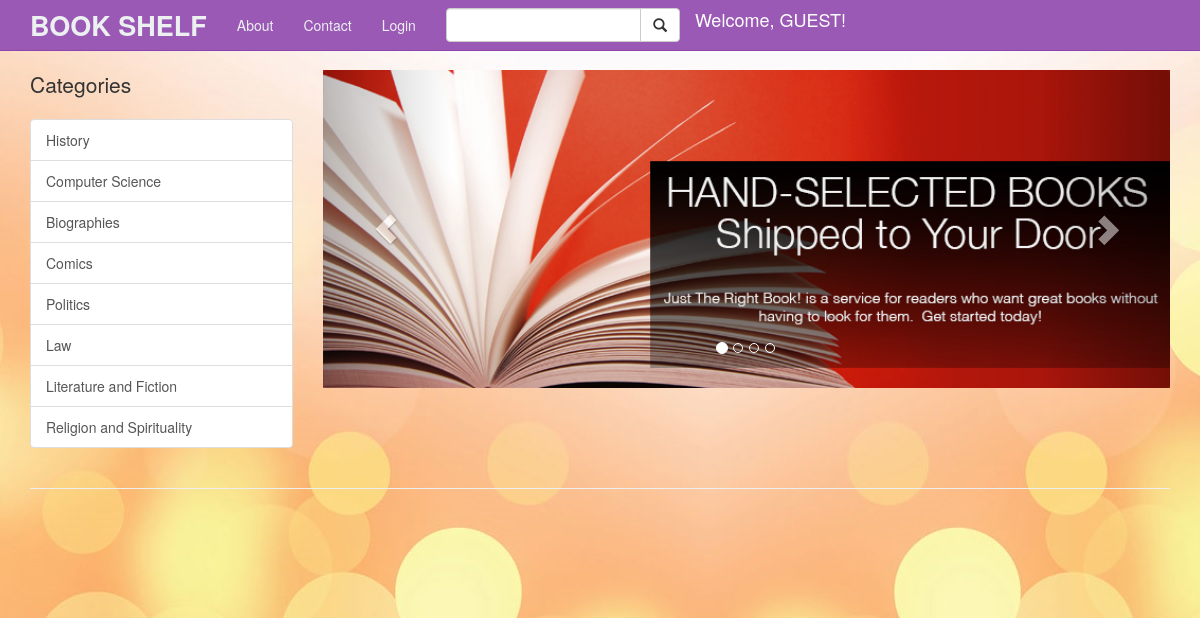
Before: / with the older database file.
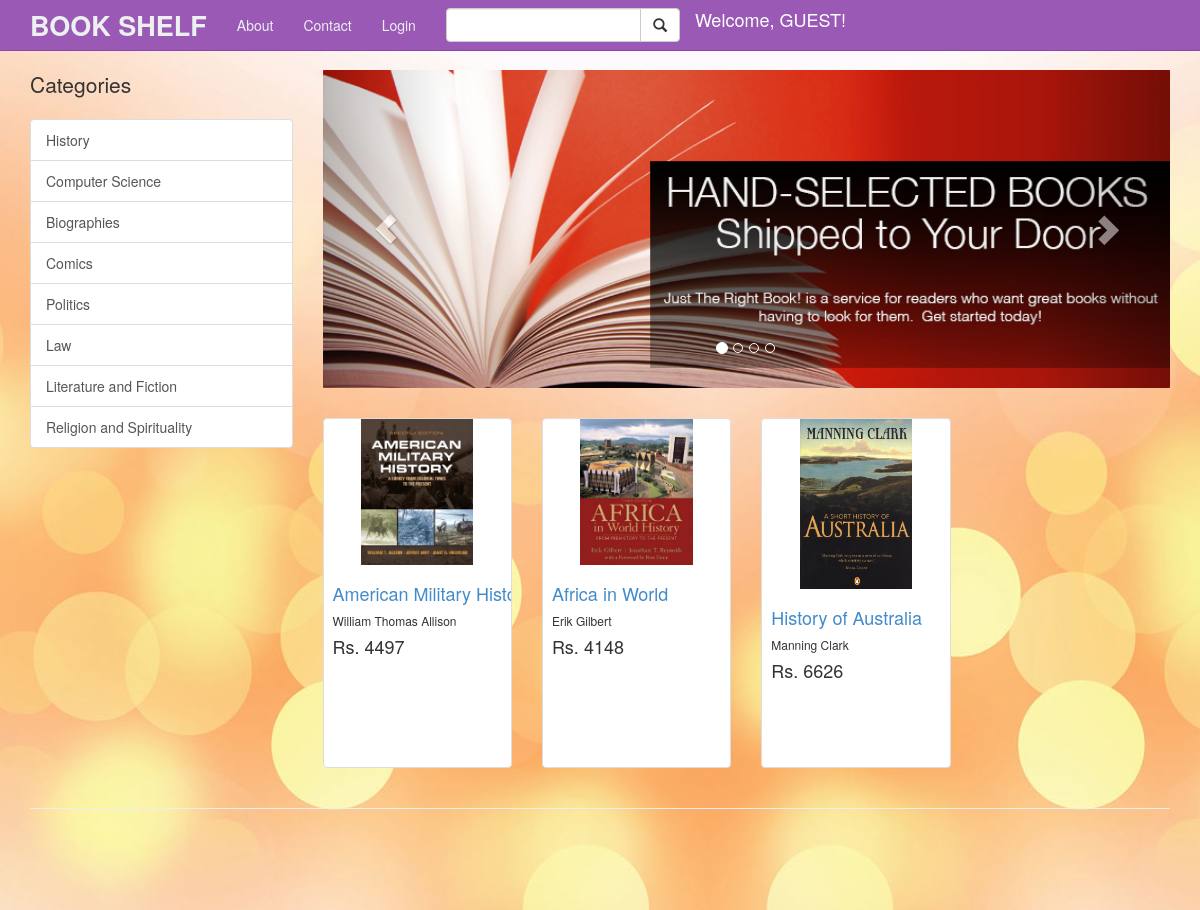
After: the same page with the newer database file.
### tables this page shows
CREATE TABLE IF NOT EXISTS `books` (
  `bookid` int(50) NOT NULL AUTO_INCREMENT,
  `book_name` varchar(100) NOT NULL,
  `author_name` varchar(100) NOT NULL,
  `price` double NOT NULL,
  `upvote` int(50) NOT NULL,
  `aboutbook` varchar(5000) NOT NULL,
  `aboutauthor` varchar(5000) NOT NULL,
  `catid` int(50) NOT NULL,
  `image` varchar(50) NOT NULL,
  `isbn` varchar(50) NOT NULL,
  `pages` int(50) NOT NULL,
  PRIMARY KEY (`bookid`)
);

### indexbody.php (the view, shortened to what this page needs)
<div class="container">
    <?php
    include("sidebar.php");
    ?>
        <div class="col-md-9">
            <div class="row carousel-holder">
                <div class="col-md-12">
                    <div id="carousel-example-generic" class="carousel slide" data-ride="carousel">
                        <ol class="carousel-indicators">
                            <li data-target="#carousel-example-generic" data-slide-to="0" class="active"></li>
                            <li data-target="#carousel-example-generic" data-slide-to="1"></li>
                            <li data-target="#carousel-example-generic" data-slide-to="2"></li>
                            <li data-target="#carousel-example-generic" data-slide-to="3"></li>
                        </ol>
                        <div class="carousel-inner">
                            <div class="item active">
                                <img class="slide-image" src="images/carousel1.jpg" alt="">
                            </div>
                        </div>
                        <a class="left carousel-control" href="#carousel-example-generic" data-slide="prev">
                            <span class="glyphicon glyphicon-chevron-left"></span>
                        </a>
                        <a class="right carousel-control" href="#carousel-example-generic" data-slide="next">
                            <span class="glyphicon glyphicon-chevron-right"></span>
                        </a>
                    </div>
                </div>
            </div>
                <?php
                     $catid=1;
                     while($catid<=4){
                      echo "<div class='row'>";
                     $query=mysql_query("select * from books where catid=$catid");
                     if($query)
                     {
                        $count=0;
                        while(($res=mysql_fetch_array($query))&&$count<4)
                        {
                            $bookid=$res['bookid'];
                            $bookname=$res['book_name'];
                            $image=$res['image'];
                            $author=$res['author_name'];
                            $price=$res['price'];
                            echo "<div class='col-sm-3 col-lg-3 col-md-3 bookthumbnail'>";
                            echo "<div class='thumbnail'>";
                            echo "<a href='books.php?bookid=$bookid'><img src='$image'></img></a>";
                            echo "<div class='caption'>";
                            echo "<h4><a href='books.php?bookid=$bookid'>$bookname</a></h4>";
                            echo "<h6>$author</h6>";
                            echo "<h4 class='pull-Down'>Rs. $price</h4>";
                            echo "</div>";
                            echo "</div>";
                            echo "</div>";
                            $count=$count+1;
                        }
                        echo "</div>";
                     }
                     else
                        echo "Not found";
                    $catid=$catid+1;
                }
                    ?>
            </div>
            <?php
            include("logintemplate.php");
            ?>
            </div>

### index.php (shortened to what this page needs)
<!DOCTYPE html>
<html lang="en">
<head>
    <link href="css/bootstrap.min.css" rel="stylesheet">
    <link href="css/shop-homepage.css" rel="stylesheet">
</head>
<body>
<?php
include('header.php');
include('indexbody.php');
include('footer.php');
?>
</body>
</html>

### header.php (shortened to what this page needs)
    <nav class="navbar navbar-default navbar-fixed-top" role="navigation">
        <div class="container">
            <div class="navbar-header">
                <a class="navbar-brand" href="index.php" id="title"><b>BOOK SHELF</b></a>
            </div>
            <div class="collapse navbar-collapse" id="bs-example-navbar-collapse-1">
                <ul class="nav navbar-nav">
                    <li>
                        <a href="#">About</a>
                    </li>
                    <li>
                        <a href="#">Contact</a>
                    </li>
                    <li>
                        <?php
                        if(isset($_SESSION['user'])){
                            ?>
                        <a href="logout.php">Logout</a>
                        <?php
                    }
                        else{
                            ?>
                            <a href="" data-toggle="modal" data-target="#myModal">Login</a>
                            <?php
                        }?>
                    </li>
                <li>
                <form class="navbar-form navbar-left" role="search" name="form1" action="search.php" method="post">
 <div class="input-group">
  <input type="text" class="form-control" name="search">
 <span class="input-group-btn">
        <button class="btn btn-default" type="submit"><span class="glyphicon glyphicon-search"></button>
      </span>
</form>
</li>
            <li>
            <h4 style="color:white">Welcome,
                <?php
                if(isset($_SESSION['user']))
                    echo $_SESSION['user'];
                else
                    echo "GUEST!";
            ?>
        </h4>
    </li>
    </ul>
        </div>
    </nav>

### sidebar.php
<div class="row">
            <div class="col-md-3">
                <p class="lead">Categories</p>
                <div class="list-group">
                    <a href="category.php?catid='1'" class="list-group-item">History</a>
                    <a href="category.php?catid='2'" class="list-group-item">Computer Science</a>
                    <a href="category.php?catid='3'" class="list-group-item">Biographies</a>
                    <a href="category.php?catid='4'" class="list-group-item">Comics</a>
                    <a href="category.php?catid='5'" class="list-group-item">Politics</a>
                    <a href="category.php?catid='6'" class="list-group-item">Law</a>
                    <a href="category.php?catid='7'" class="list-group-item">Literature and Fiction</a>
                    <a href="category.php?catid='8'" class="list-group-item">Religion and Spirituality</a>
                </div>
            </div>

### logintemplate.php (shortened to what this page needs)
</div>

### footer.php
<div class="container">
        <hr>
        <footer>
            <div class="row">
                <div class="col-lg-12">
                </div>
            </div>
        </footer>
    </div>

### css/shop-homepage.css (style rules this page uses)
body { padding-top: 70px; }
.slide-image { width: 100%; }
.carousel-holder { margin-bottom: 30px; }
.carousel-control, .item { border-radius: 4px; }
.caption { height: 130px; overflow: hidden; }
.caption h4 { white-space: nowrap; }
.thumbnail img { width: 60%; }
.thumbnail { padding: 0; }
footer { margin: 50px 0; }
#title { font-size: 27px; }
.navbar-default { background-color: #9b59b6; border-color: #8e44ad; }
.navbar-default .navbar-brand { color: #ecf0f1; }
.navbar-default .navbar-nav > li > a { color: #ecf0f1; }
.navbar-default .navbar-collapse, .navbar-default .navbar-form { border-color: #ecf0f1; }
body { background-image:url('../images/bg4.jpg'); }
.bookthumbnail .thumbnail { height: 350px; }

Changed rows visible on the page:
added books: image (picture), book_name "American Military…", author_name "William Thomas Allison", price "4497"
added books: image (picture), book_name "Africa in World", author_name "Erik Gilbert", price "4148"
added books: image (picture), book_name "History of Australia", author_name "Manning Clark", price "6626"
